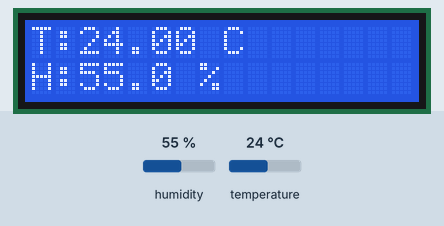
Simulated run of this sketch. Board: ESP32. Parts: 16×2 character LCD. The test bench sets the inputs (shaded band); at power-on: humidity 55 %, temperature 24 °C. WiFi joins after 1.5 s; servers stay silent unless stated; what the sketch prints to the serial monitor is not drawn.

Above: at 3.0 s.
3.1 s: humidity set to 22 %
At 4.6 s:
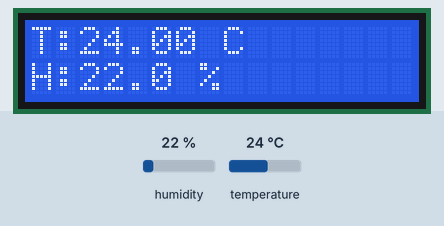
5.8 s: temperature set to 12 °C
At 7.2 s:
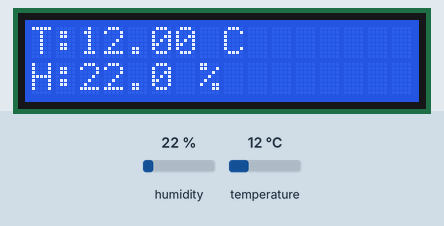
8.5 s: humidity set to 40 %
At 11.2 s:
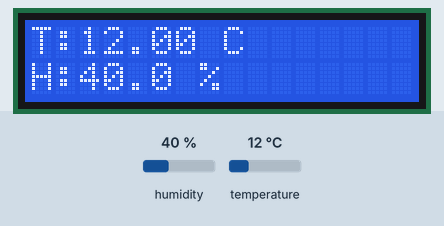
11.5 s: temperature set to 19 °C
At 12.8 s:
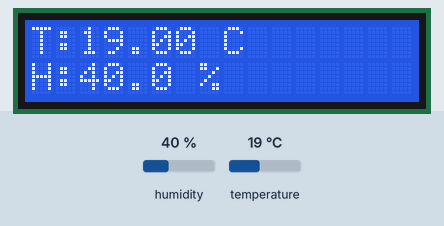
Timing chart, 0 to 14.5 s (numbered marks = the images above; inputs shaded):
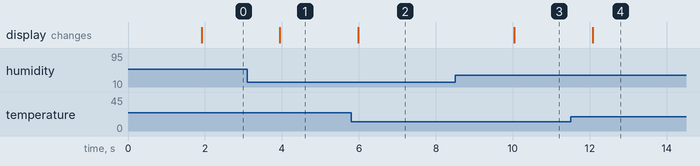

Measured:
- after the input at 3.1 s, the display: changes after 0.85 s (image 1)
- after the input at 5.8 s, the display: changes after 0.18 s (image 2)
- after the input at 8.5 s, the display: changes after 1.5 s (image 3)
- after the input at 11.5 s, the display: changes after 0.57 s (image 4)

The sketch:

sketch.ino
```cpp
#define BLYNK_TEMPLATE_ID           "TMPL6zGpSggSY"
#define BLYNK_TEMPLATE_NAME         "ESP32 Temperature and Humidity Sensor"
#define BLYNK_AUTH_TOKEN            "mYiIDM66DuCmGTzzK0iD0DZosQPl9l0B"
#define BLYNK_PRINT Serial

#include <WiFi.h>
#include <WiFiClient.h>
#include <BlynkSimpleEsp32.h>
#include <DHTesp.h>
#include <LiquidCrystal_I2C.h>

LiquidCrystal_I2C lcd(0x27, 16, 2);

const int DHT_PIN = 15;

DHTesp Sensor;

char ssid[] = "Wokwi-GUEST";
char pass[] = "";

BlynkTimer timer;

BLYNK_WRITE(V0)
{
  int value = param.asInt();
  Blynk.virtualWrite(V1, value);
}

BLYNK_CONNECTED()
{
  Blynk.setProperty(V3, "offImageUrl", "https://static-image.nyc3.cdn.digitaloceanspaces.com/general/fte/congratulations.png");
  Blynk.setProperty(V3, "onImageUrl",  "https://static-image.nyc3.cdn.digitaloceanspaces.com/general/fte/congratulations_pressed.png");
  Blynk.setProperty(V3, "url", "https://docs.blynk.io/en/getting-started/what-do-i-need-to-blynk/how-quickstart-device-was-made");
}

void myTimerEvent()
{
  Blynk.virtualWrite(V2, millis() / 1000);
}

void setup()
{
  lcd.init();
  lcd.backlight();
  lcd.setCursor(5, 0); lcd.print("Arduino");
  lcd.setCursor(2, 1); lcd.print("DHT22 Sensor!");
  Serial.begin(115200);
  Sensor.setup(DHT_PIN, DHTesp::DHT22);

  Blynk.begin(BLYNK_AUTH_TOKEN, ssid, pass);
  timer.setInterval(1000L, myTimerEvent);
}

void loop()
{
  Blynk.run();
  timer.run();
  TempAndHumidity data = Sensor.getTempAndHumidity();
  float h = data.humidity;
  float t = data.temperature;
  Serial.println("Temp: " + String(t, 2) + "°C");
  Serial.println("Humidity: " + String(h, 1) + "%");
  Serial.println("---");
  lcd.clear();
  lcd.setCursor(0, 0); lcd.print("T:");  lcd.print(String(t, 2));
  lcd.print(" C");
  lcd.setCursor(0, 1); lcd.print("H:");  lcd.print(String(h, 1));
  lcd.print(" %");
  delay(2000);
}
```
